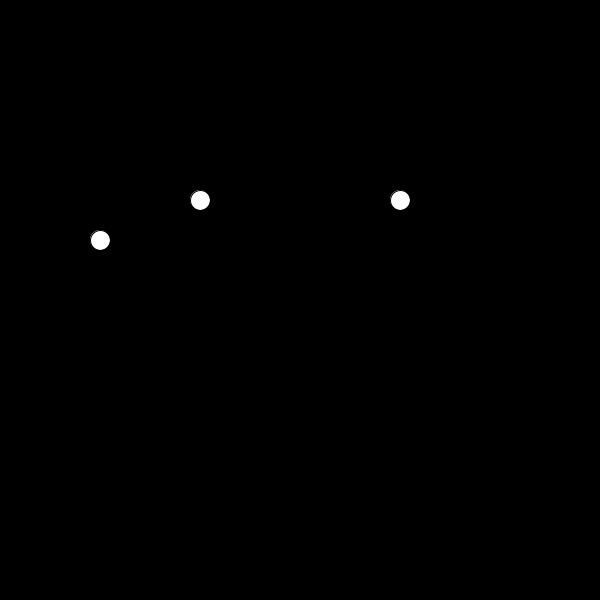
Frame 1 (no input)
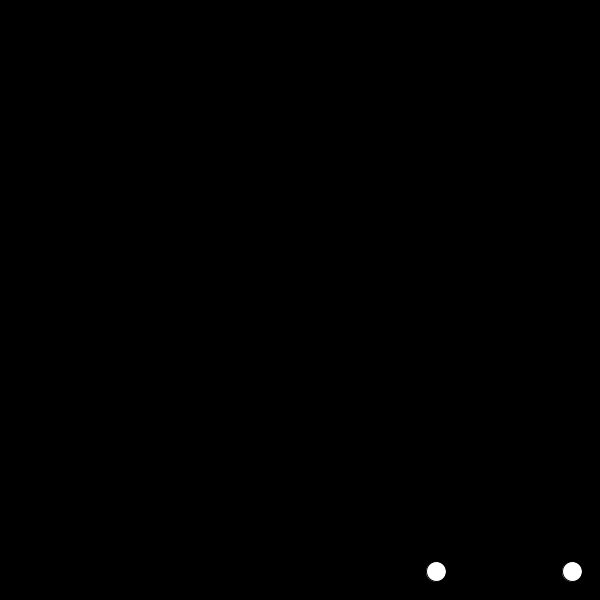
Frame 60 (the mouse pressed at the canvas centre just before this capture)
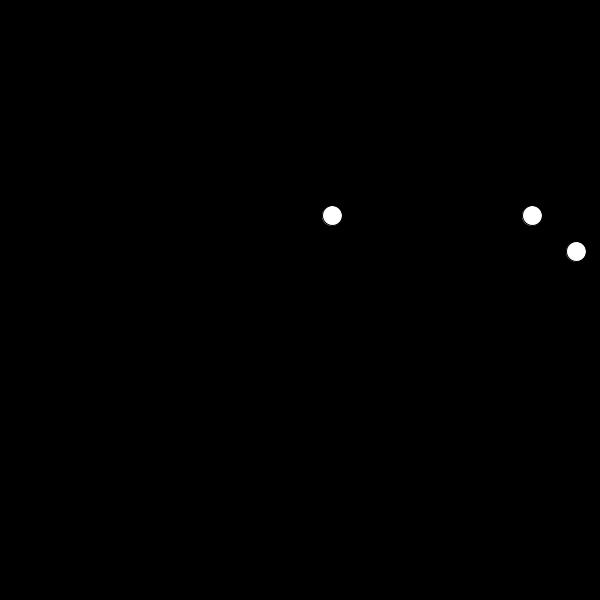
Frame 120 (the mouse held since frame 60 and released just before this capture)

The Processing sketch that drew these frames (run headless with seeded random() and noise(); from frame 60 on, the mouse is pressed at the canvas centre):

// Processing sketch: a_myball_d
// ── a_myball_d.pde
// DECLARE 
Ball myBall;
Ball myBall2;
Ball myBall3;

void setup() {
  size(600, 600);
  smooth();

  // INITIALISE
  myBall = new Ball(200, 200); //specified in Ball tab
  myBall2 = new Ball(100, 240); //specified in Ball tab
  myBall3 = new Ball(400, 200); //specified in Ball tab
}

void draw() {
  background(0);
  //CALL FUNCTIONALITY
  myBall.run(); // . opens up a class and call function
  myBall2.run();
  myBall3.run();
}  

// can make multiple objects acting within the same parameters,
// at different positions


// ── Ball.pde
class Ball {
  // GLOBAL VARIABLES
  float x=0;
  float y=0;
  float speedX = 4;
  float speedY = 0.5;


  // CONSTRUCTOR *
  Ball(float _x, float _y) { //_x and _y linked to initialise stage
    x = _x;
    y = _y;
  }

  // FUNCTIONS
  void run() {
    display(); 
    move();
    bounce();
    gravity();
  }
  void gravity(){
  speedY += 0.2;
  }
  void bounce() {
    if (x > width) {
      speedX = speedX * -1;
    }
    if (x < 0) {
      speedX = speedX * -1;
    }
    if (y > height) {
      speedY = speedY * -1;
    }
    if (y < 0) {
      speedY = speedY * -1;
    }
  }

  void move() {
    x += speedX;
    y += speedY; //update position by adding +0.5 in every frame
  }
  void display() {
    ellipse(x, y, 20, 20);
  }
}

//when opening curly brackets, close them immediately
